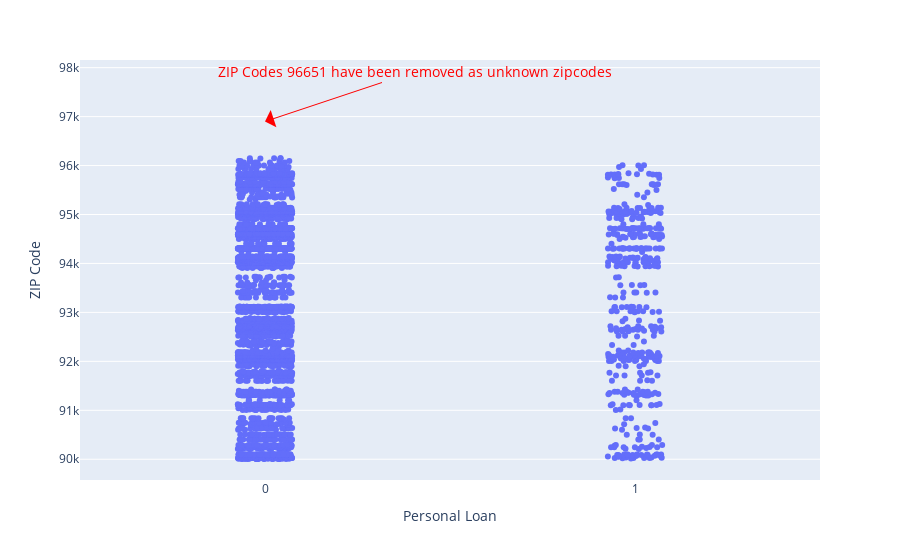

Here is the notebook cell this chart was saved with:
### Code cell
fig = px.strip(df1,
         x="Personal Loan",
         y="ZIP Code",
         stripmode='overlay')
fig.update_layout(annotations=[
        dict(
            x=0,
            y=96900,
            text="ZIP Codes 96651 have been removed as unknown zipcodes",
            textangle=0,
            ax=150,
            ay=-50,
            font=dict(
                color="red",
                size=14
            ),
            arrowcolor="red",
            arrowsize=3,
            arrowwidth=1,
            arrowhead=1)])
       
fig.show()

### Figure 1 — Plotly figure (JSON) as saved in the notebook; plotly's stock layout.template omitted (floating-point values rounded to 4 significant figures; data arrays with more than 128 entries replaced by an {"elided": "..."} marker saying what was removed)
{"data": [{"alignmentgroup": "True", "boxpoints": "all", "fillcolor": "rgba(255,255,255,0)", "hoveron": "points", "hovertemplate": "Personal Loan=%{x}<br>ZIP Code=%{y}<extra></extra>", "legendgroup": "", "line": {"color": "rgba(255,255,255,0)"}, "marker": {"color": "#636efa"}, "name": "", "offsetgroup": "", "orientation": "v", "pointpos": 0, "showlegend": false, "type": "box", "x": {"elided": "4993 int values"}, "x0": " ", "xaxis": "x", "y": {"elided": "4993 int values"}, "y0": " ", "yaxis": "y"}], "layout": {"annotations": [{"arrowcolor": "red", "arrowhead": 1, "arrowsize": 3, "arrowwidth": 1, "ax": 150, "ay": -50, "font": {"color": "red", "size": 14}, "text": "ZIP Codes 96651 have been removed as unknown zipcodes", "textangle": 0, "x": 0, "y": 96900}], "boxmode": "overlay", "legend": {"tracegroupgap": 0}, "margin": {"t": 60}, "xaxis": {"anchor": "y", "domain": [0, 1], "title": {"text": "Personal Loan"}}, "yaxis": {"anchor": "x", "domain": [0, 1], "title": {"text": "ZIP Code"}}}}
